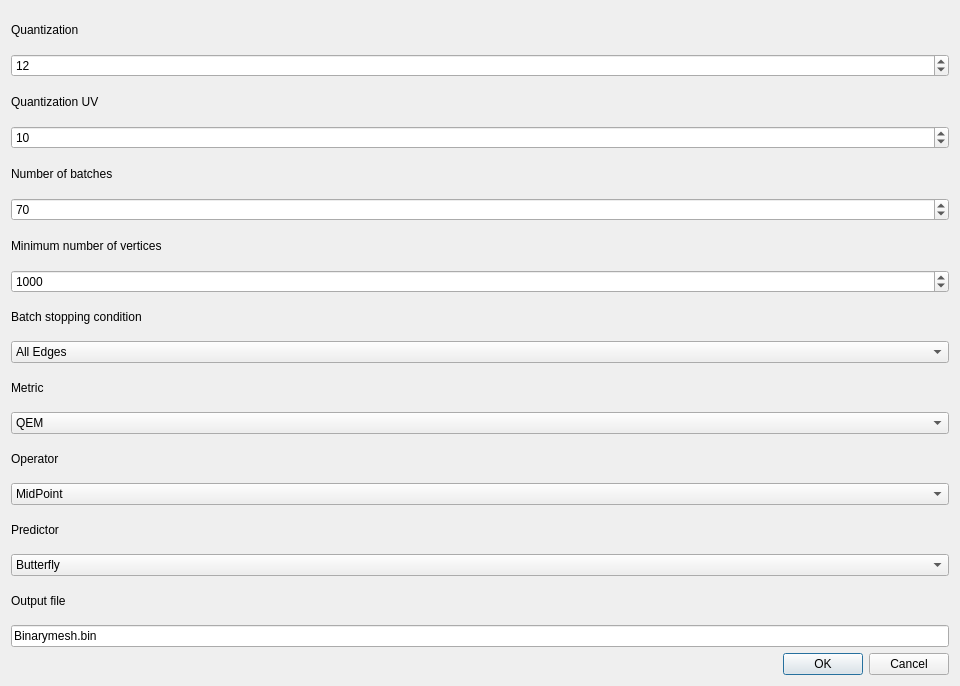
<?xml version="1.0" encoding="UTF-8"?>
<ui version="4.0">
 <class>ProgressiveCompressionDialog</class>
 <widget class="QDialog" name="ProgressiveCompressionDialog">
  <property name="geometry">
   <rect>
    <x>0</x>
    <y>0</y>
    <width>960</width>
    <height>686</height>
   </rect>
  </property>
  <property name="windowTitle">
   <string>ProgressiveCompression</string>
  </property>
  <layout class="QVBoxLayout" name="verticalLayout">
   <item>
    <widget class="QLabel" name="label_3">
     <property name="text">
      <string>Quantization</string>
     </property>
    </widget>
   </item>
   <item>
    <widget class="QSpinBox" name="Quantiz">
     <property name="value">
      <number>12</number>
     </property>
    </widget>
   </item>
   <item>
    <widget class="QLabel" name="label_9">
     <property name="text">
      <string>Quantization UV</string>
     </property>
    </widget>
   </item>
   <item>
    <widget class="QSpinBox" name="QuantizUV">
     <property name="value">
      <number>10</number>
     </property>
    </widget>
   </item>
   <item>
    <widget class="QLabel" name="label">
     <property name="text">
      <string>Number of batches</string>
     </property>
    </widget>
   </item>
   <item>
    <widget class="QSpinBox" name="Numberbatches">
     <property name="maximum">
      <number>999</number>
     </property>
     <property name="value">
      <number>70</number>
     </property>
    </widget>
   </item>
   <item>
    <widget class="QLabel" name="label_7">
     <property name="text">
      <string>Minimum number of vertices</string>
     </property>
    </widget>
   </item>
   <item>
    <widget class="QSpinBox" name="Minimumvertices">
     <property name="maximum">
      <number>10000000</number>
     </property>
     <property name="value">
      <number>1000</number>
     </property>
    </widget>
   </item>
   <item>
    <widget class="QLabel" name="label_8">
     <property name="text">
      <string>Batch stopping condition</string>
     </property>
    </widget>
   </item>
   <item>
    <widget class="QComboBox" name="Batchstop">
     <item>
      <property name="text">
       <string>All Edges</string>
      </property>
     </item>
     <item>
      <property name="text">
       <string>Reach Threshold</string>
      </property>
     </item>
    </widget>
   </item>
   <item>
    <widget class="QLabel" name="label_5">
     <property name="text">
      <string>Metric</string>
     </property>
    </widget>
   </item>
   <item>
    <widget class="QComboBox" name="Metric">
     <item>
      <property name="text">
       <string>QEM</string>
      </property>
     </item>
     <item>
      <property name="text">
       <string>Volume Preserving</string>
      </property>
     </item>
     <item>
      <property name="text">
       <string>EdgeLength</string>
      </property>
     </item>
    </widget>
   </item>
   <item>
    <widget class="QLabel" name="label_2">
     <property name="text">
      <string>Operator</string>
     </property>
    </widget>
   </item>
   <item>
    <widget class="QComboBox" name="Operator">
     <item>
      <property name="text">
       <string>MidPoint</string>
      </property>
     </item>
     <item>
      <property name="text">
       <string>Halfedge</string>
      </property>
     </item>
    </widget>
   </item>
   <item>
    <widget class="QLabel" name="label_4">
     <property name="text">
      <string>Predictor</string>
     </property>
    </widget>
   </item>
   <item>
    <widget class="QComboBox" name="Predictor">
     <item>
      <property name="text">
       <string>Butterfly</string>
      </property>
     </item>
     <item>
      <property name="text">
       <string>Delta</string>
      </property>
     </item>
    </widget>
   </item>
   <item>
    <widget class="QLabel" name="label_6">
     <property name="text">
      <string>Output file</string>
     </property>
    </widget>
   </item>
   <item>
    <widget class="QLineEdit" name="outputpath">
     <property name="text">
      <string>Binarymesh.bin</string>
     </property>
    </widget>
   </item>
   <item>
    <widget class="QDialogButtonBox" name="buttonBox">
     <property name="orientation">
      <enum>Qt::Horizontal</enum>
     </property>
     <property name="standardButtons">
      <set>QDialogButtonBox::Cancel|QDialogButtonBox::Ok</set>
     </property>
    </widget>
   </item>
  </layout>
 </widget>
 <resources/>
 <connections>
  <connection>
   <sender>buttonBox</sender>
   <signal>accepted()</signal>
   <receiver>ProgressiveCompressionDialog</receiver>
   <slot>accept()</slot>
   <hints>
    <hint type="sourcelabel">
     <x>248</x>
     <y>254</y>
    </hint>
    <hint type="destinationlabel">
     <x>157</x>
     <y>274</y>
    </hint>
   </hints>
  </connection>
  <connection>
   <sender>buttonBox</sender>
   <signal>rejected()</signal>
   <receiver>ProgressiveCompressionDialog</receiver>
   <slot>reject()</slot>
   <hints>
    <hint type="sourcelabel">
     <x>316</x>
     <y>260</y>
    </hint>
    <hint type="destinationlabel">
     <x>286</x>
     <y>274</y>
    </hint>
   </hints>
  </connection>
 </connections>
</ui>
